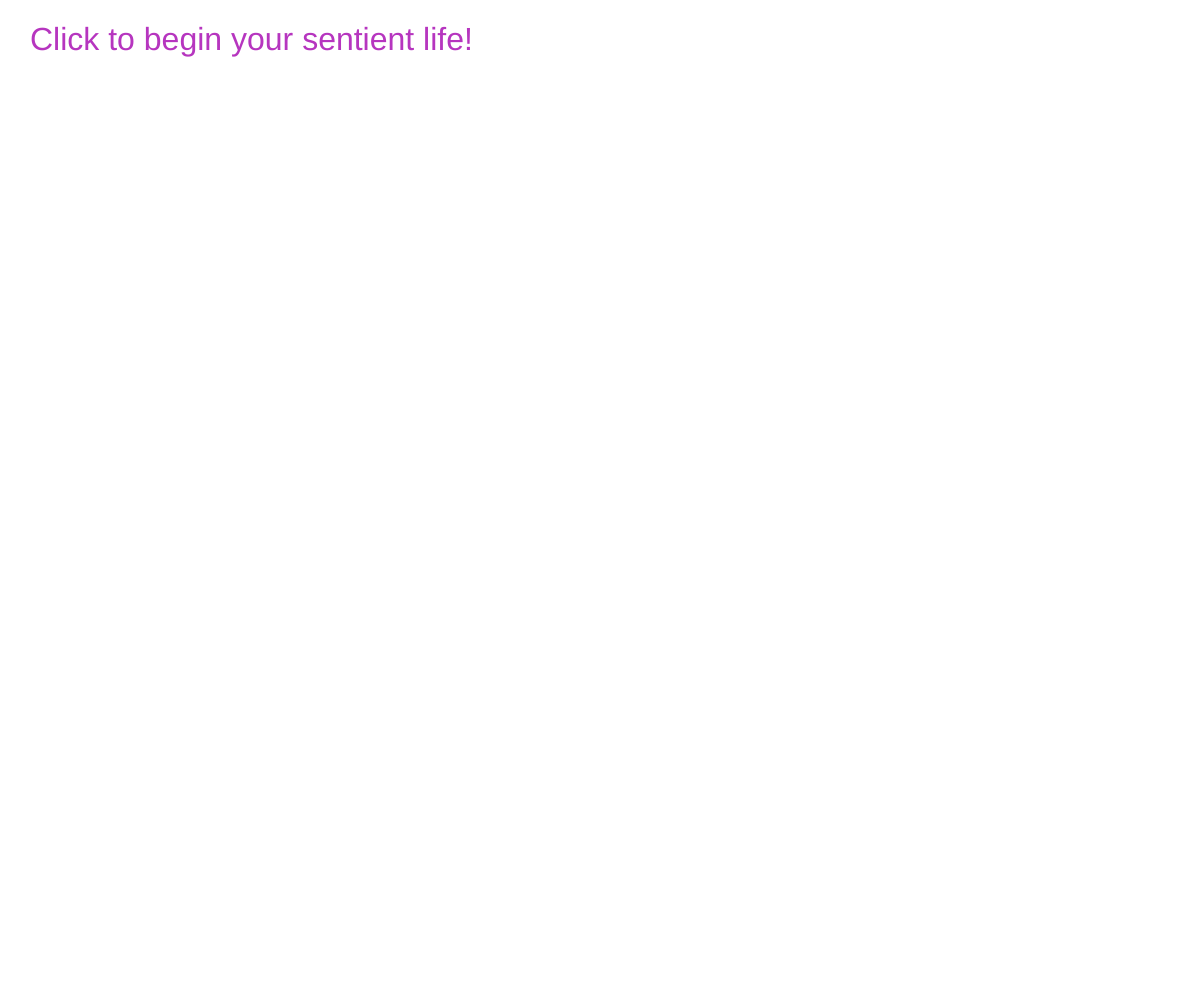
Frame 1 (no input)
Frame 60 (no input): identical to frame 1, image omitted
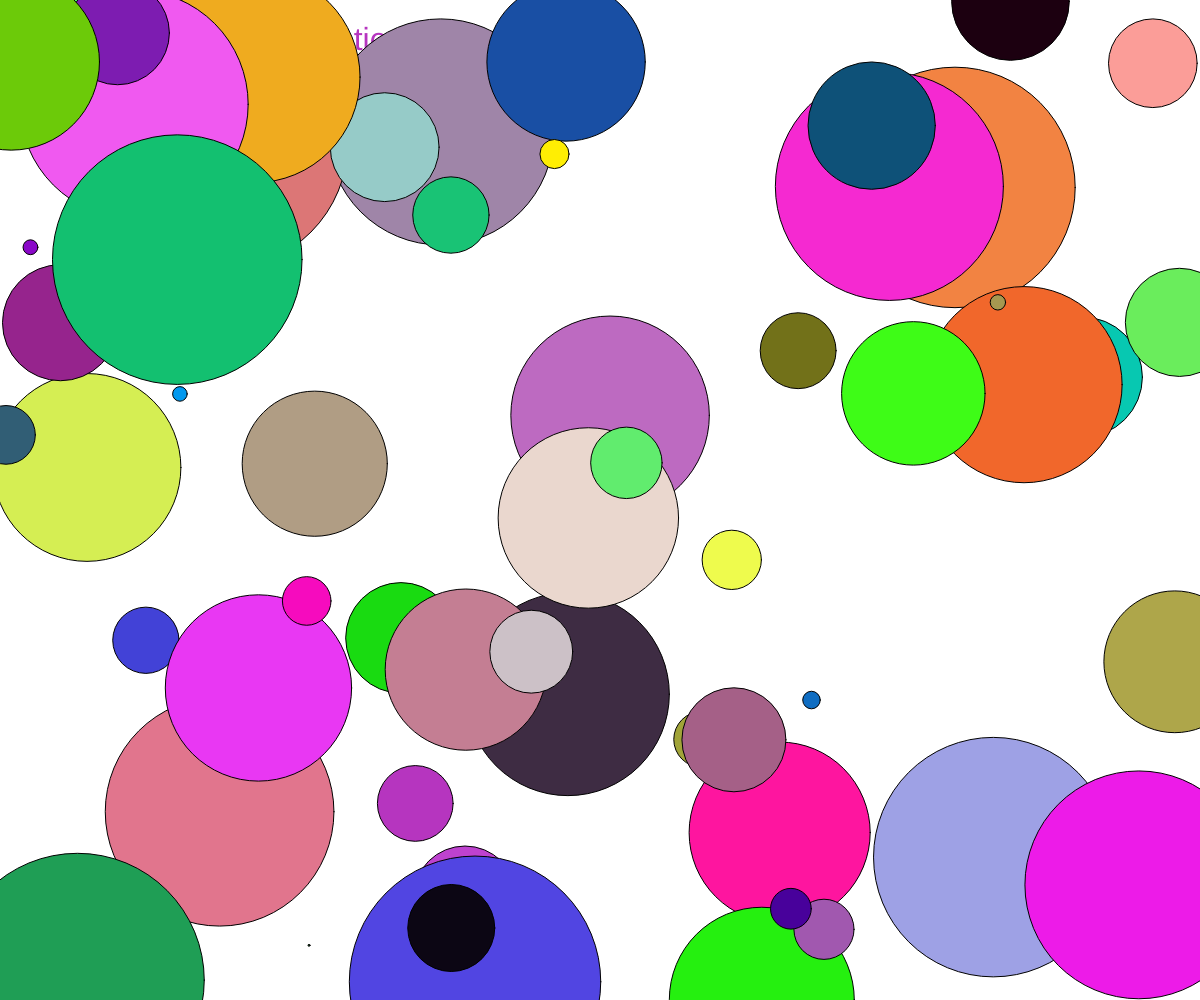
Frame 120 (the mouse pressed at the canvas centre since frame 60)

The p5.js sketch that drew these frames (run headless with seeded random() and noise() and a simulated clock; from frame 60 on, the mouse is pressed at the canvas centre):

// p5.js sketch
// ── sketch.js
let adjectives = [{adjective: "incredible"}, {adjective: "exciting"}, {adjective: "boring"},             
     {adjective: "ordinary"}, {adjective: "unrelenting"}, {adjective: "cheap"}, {adjective: "precious"},
     {adjective: "so much fun"}, {adjective: "confusing"}, {adjective: "indescribable"}, {adjective: "unfair"},
     {adjective: "pointless"}, {adjective: "beautiful"}, {adjective: "disappointing"}, {adjective: "grueling"},
     {adjective: "unexplainable"}, {adjective: "unpredictable"}, {adjective: "full of love"}, {adjective: "a test"},
     {adjective: "uneventful"}, {adjective: "painful"}, {adjective: "simple"}, {adjective: "overwhelming"},
     {adjective: "scary"}, {adjective: "unclean"}, {adjective: "strange"}, {adjective: "odd"}, {adjective: "hell"}, 
     {adjective: "a gift"}, {adjective: "uncertain"}, {adjective: "all about money"}, {adjective: "hard"}, 
     {adjective: "fragile"}, {adjective: "uncomfortable"}, {adjective: "wet"}, {adjective: "cringe"}, 
     {adjective: "whimsical"}, {adjective: "joyous"}, {adjective: "sad"}, {adjective: "fleeting"}, 
     {adjective: "ugly"}, {adjective: "unforgiving"}, {adjective: "plain"}, {adjective: "a whirlwind"}, 
     {adjective: "tragic"}, {adjective: "ever changing"}, {adjective: "taken for granted"}, {adjective: "fluid"}, 
     {adjective: "complicated"}, {adjective: "untintentionally funny"}, {adjective: "rigged"}, 
     {adjective: "nerve-racking"}, {adjective: "lonely"}, {adjective: "unpromised"}, {adjective: "a slog"}, 
     {adjective: "a marathon"}, {adjective: "nothing special"}, {adjective: "impetuous"}, {adjective: "a joke"}, 
     {adjective: "like a box of chocolates"}, {adjective: "mind-boggling"}, {adjective: "irreplaceable"}, {adjective: "based"}];

let randomIndex;
let animating = false;

function setup() {
    createCanvas(windowWidth, windowHeight);
    background(255);
    textSize(32);
    frameRate(144);
    fill(random(255),random(255),random(255));
    text("Click to begin your sentient life!", 30, 50);
}

function draw() {

    if(animating == true){
        ellipse(random(width), random(height), random(255));
        fill(random(255),random(255),random(255));
    }
}

function randomizer(){
    animating = false;

    if (adjectives[0]){ 
    // this displays random adjective and splices it out of array
        background(random(255), random(255), random(255));
        randomIndex = int(random(adjectives.length));
        fill(255);
        text(`Life is ${adjectives[randomIndex].adjective}.`, 30, 50);
        adjectives.splice(randomIndex, 1);
    } else {
        fill(255);
        background(0);
        text("Now you're dead!", 50, 50);
        text("The end.", 50, 85);
    }
}

function mousePressed() {
    if (adjectives)
    animating = true;
        setTimeout(randomizer, 2000);
}
